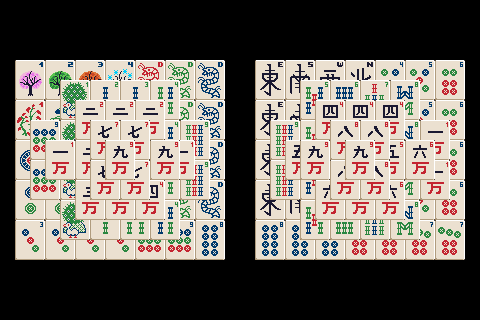

Rendered tile map (Tiled .tmx) drawn with the repository's tilesets; below, a short description and the full map source, tile grids included:
An orthogonal 32x16 tile map with 15x20 px tiles, 5 tile layers (PyramidsLayer0, PyramidsLayer1, PyramidsLayer2, PyramidsLayer3, ...).

<map version="1.1" tiledversion="2018.09.12" orientation="orthogonal" renderorder="right-down" width="32" height="16" tilewidth="15" tileheight="20" infinite="0" nextlayerid="6" nextobjectid="1">
 <tileset firstgid="1" source="TileSet.tsx" />
 <layer id="1" name="PyramidsLayer0" width="32" height="16" locked="1">
  <data encoding="csv">
0,0,0,0,0,0,0,0,0,0,0,0,0,0,0,0,0,0,0,0,0,0,0,0,0,0,0,0,0,0,0,0,
0,0,0,0,0,0,0,0,0,0,0,0,0,0,0,0,0,0,0,0,0,0,0,0,0,0,0,0,0,0,0,0,
0,0,0,0,0,0,0,0,0,0,0,0,0,0,0,0,0,0,0,0,0,0,0,0,0,0,0,0,0,0,0,0,
0,3,4,5,6,7,8,9,10,41,42,43,44,45,46,0,0,47,48,49,50,51,52,53,54,79,80,81,82,83,84,0,
0,21,22,23,24,25,26,27,28,59,60,61,62,63,64,0,0,65,66,67,68,69,70,71,72,97,98,99,100,101,102,0,
0,11,12,13,14,15,16,17,18,41,42,43,44,45,46,0,0,47,48,49,50,51,52,53,54,79,80,81,82,83,84,0,
0,29,30,31,32,33,34,35,36,59,60,61,62,63,64,0,0,65,66,67,68,69,70,71,72,97,98,99,100,101,102,0,
0,73,74,73,74,73,74,73,74,41,42,43,44,45,46,0,0,47,48,49,50,51,52,53,54,79,80,81,82,83,84,0,
0,91,92,91,92,91,92,91,92,59,60,61,62,63,64,0,0,65,66,67,68,69,70,71,72,97,98,99,100,101,102,0,
0,75,76,75,76,75,76,75,76,41,42,43,44,45,46,0,0,47,48,49,50,51,52,53,54,79,80,81,82,83,84,0,
0,93,94,93,94,93,94,93,94,59,60,61,62,63,64,0,0,65,66,67,68,69,70,71,72,97,98,99,100,101,102,0,
0,77,78,77,78,77,78,77,78,89,90,89,90,87,88,0,0,87,88,87,88,87,88,85,86,85,86,85,86,85,86,0,
0,95,96,95,96,95,96,95,96,107,108,107,108,105,106,0,0,105,106,105,106,105,106,103,104,103,104,103,104,103,104,0,
0,0,0,0,0,0,0,0,0,0,0,0,0,0,0,0,0,0,0,0,0,0,0,0,0,0,0,0,0,0,0,0,
0,0,0,0,0,0,0,0,0,0,0,0,0,0,0,0,0,0,0,0,0,0,0,0,0,0,0,0,0,0,0,0,
0,0,0,0,0,0,0,0,0,0,0,0,0,0,0,0,0,0,0,0,0,0,0,0,0,0,0,0,0,0,0,0
</data>
 </layer>
 <layer id="2" name="PyramidsLayer1" width="32" height="16" locked="1">
  <data encoding="csv">
0,0,0,0,0,0,0,0,0,0,0,0,0,0,0,0,0,0,0,0,0,0,0,0,0,0,0,0,0,0,0,0,
0,0,0,0,0,0,0,0,0,0,0,0,0,0,0,0,0,0,0,0,0,0,0,0,0,0,0,0,0,0,0,0,
0,0,0,0,0,0,0,0,0,0,0,0,0,0,0,0,0,0,0,0,0,0,0,0,0,0,0,0,0,0,0,0,
0,0,0,0,0,0,0,0,0,0,0,0,0,0,0,0,0,0,0,0,0,0,0,0,0,0,0,0,0,0,0,0,
0,0,0,0,109,110,111,112,113,114,115,116,0,0,0,0,0,0,0,0,117,118,119,120,121,122,123,124,0,0,0,0,
0,0,0,0,127,128,129,130,131,132,133,134,0,0,0,0,0,0,0,0,135,136,137,138,139,140,141,142,0,0,0,0,
0,0,89,90,109,110,111,112,113,114,115,116,125,126,0,0,0,0,125,126,117,118,119,120,121,122,123,124,145,146,0,0,
0,0,107,108,127,128,129,130,131,132,133,134,143,144,0,0,0,0,143,144,135,136,137,138,139,140,141,142,163,164,0,0,
0,0,89,90,109,110,111,112,113,114,115,116,125,126,0,0,0,0,125,126,117,118,119,120,121,122,123,124,145,146,0,0,
0,0,107,108,127,128,129,130,131,132,133,134,143,144,0,0,0,0,143,144,135,136,137,138,139,140,141,142,163,164,0,0,
0,0,0,0,109,110,111,112,113,114,115,116,0,0,0,0,0,0,0,0,117,118,119,120,121,122,123,124,0,0,0,0,
0,0,0,0,127,128,129,130,131,132,133,134,0,0,0,0,0,0,0,0,135,136,137,138,139,140,141,142,0,0,0,0,
0,0,0,0,0,0,0,0,0,0,0,0,0,0,0,0,0,0,0,0,0,0,0,0,0,0,0,0,0,0,0,0,
0,0,0,0,0,0,0,0,0,0,0,0,0,0,0,0,0,0,0,0,0,0,0,0,0,0,0,0,0,0,0,0,
0,0,0,0,0,0,0,0,0,0,0,0,0,0,0,0,0,0,0,0,0,0,0,0,0,0,0,0,0,0,0,0,
0,0,0,0,0,0,0,0,0,0,0,0,0,0,0,0,0,0,0,0,0,0,0,0,0,0,0,0,0,0,0,0
</data>
 </layer>
 <layer id="3" name="PyramidsLayer2" width="32" height="16" locked="1">
  <data encoding="csv">
0,0,0,0,0,0,0,0,0,0,0,0,0,0,0,0,0,0,0,0,0,0,0,0,0,0,0,0,0,0,0,0,
0,0,0,0,0,0,0,0,0,0,0,0,0,0,0,0,0,0,0,0,0,0,0,0,0,0,0,0,0,0,0,0,
0,0,0,0,0,0,0,0,0,0,0,0,0,0,0,0,0,0,0,0,0,0,0,0,0,0,0,0,0,0,0,0,
0,0,0,0,0,0,0,0,0,0,0,0,0,0,0,0,0,0,0,0,0,0,0,0,0,0,0,0,0,0,0,0,
0,0,0,0,0,0,0,0,0,0,0,0,0,0,0,0,0,0,0,0,0,0,0,0,0,0,0,0,0,0,0,0,
0,0,0,0,0,147,148,147,148,147,148,0,0,0,0,0,0,0,0,0,0,151,152,151,152,151,152,0,0,0,0,0,
0,0,0,0,0,165,166,165,166,165,166,0,0,0,0,0,0,0,0,0,0,169,170,169,170,169,170,0,0,0,0,0,
0,0,0,145,146,147,148,149,150,149,150,145,146,0,0,0,0,0,0,153,154,153,154,153,154,153,154,155,156,0,0,0,
0,0,0,163,164,165,166,167,168,167,168,163,164,0,0,0,0,0,0,171,172,171,172,171,172,171,172,173,174,0,0,0,
0,0,0,0,0,149,150,149,150,151,152,0,0,0,0,0,0,0,0,0,0,155,156,155,156,155,156,0,0,0,0,0,
0,0,0,0,0,167,168,167,168,169,170,0,0,0,0,0,0,0,0,0,0,173,174,173,174,173,174,0,0,0,0,0,
0,0,0,0,0,0,0,0,0,0,0,0,0,0,0,0,0,0,0,0,0,0,0,0,0,0,0,0,0,0,0,0,
0,0,0,0,0,0,0,0,0,0,0,0,0,0,0,0,0,0,0,0,0,0,0,0,0,0,0,0,0,0,0,0,
0,0,0,0,0,0,0,0,0,0,0,0,0,0,0,0,0,0,0,0,0,0,0,0,0,0,0,0,0,0,0,0,
0,0,0,0,0,0,0,0,0,0,0,0,0,0,0,0,0,0,0,0,0,0,0,0,0,0,0,0,0,0,0,0,
0,0,0,0,0,0,0,0,0,0,0,0,0,0,0,0,0,0,0,0,0,0,0,0,0,0,0,0,0,0,0,0
</data>
 </layer>
 <layer id="4" name="PyramidsLayer3" width="32" height="16" locked="1">
  <data encoding="csv">
0,0,0,0,0,0,0,0,0,0,0,0,0,0,0,0,0,0,0,0,0,0,0,0,0,0,0,0,0,0,0,0,
0,0,0,0,0,0,0,0,0,0,0,0,0,0,0,0,0,0,0,0,0,0,0,0,0,0,0,0,0,0,0,0,
0,0,0,0,0,0,0,0,0,0,0,0,0,0,0,0,0,0,0,0,0,0,0,0,0,0,0,0,0,0,0,0,
0,0,0,0,0,0,0,0,0,0,0,0,0,0,0,0,0,0,0,0,0,0,0,0,0,0,0,0,0,0,0,0,
0,0,0,0,0,0,0,0,0,0,0,0,0,0,0,0,0,0,0,0,0,0,0,0,0,0,0,0,0,0,0,0,
0,0,0,0,0,0,0,0,0,0,0,0,0,0,0,0,0,0,0,0,0,0,0,0,0,0,0,0,0,0,0,0,
0,0,0,0,0,0,157,158,157,158,0,0,0,0,0,0,0,0,0,0,0,0,159,160,159,160,0,0,0,0,0,0,
0,0,0,0,0,0,175,176,175,176,161,162,0,0,0,0,0,0,0,0,161,162,177,178,177,178,0,0,0,0,0,0,
0,0,0,0,0,0,157,158,157,158,179,180,0,0,0,0,0,0,0,0,179,180,159,160,159,160,0,0,0,0,0,0,
0,0,0,0,0,0,175,176,175,176,0,0,0,0,0,0,0,0,0,0,0,0,177,178,177,178,0,0,0,0,0,0,
0,0,0,0,0,0,0,0,0,0,0,0,0,0,0,0,0,0,0,0,0,0,0,0,0,0,0,0,0,0,0,0,
0,0,0,0,0,0,0,0,0,0,0,0,0,0,0,0,0,0,0,0,0,0,0,0,0,0,0,0,0,0,0,0,
0,0,0,0,0,0,0,0,0,0,0,0,0,0,0,0,0,0,0,0,0,0,0,0,0,0,0,0,0,0,0,0,
0,0,0,0,0,0,0,0,0,0,0,0,0,0,0,0,0,0,0,0,0,0,0,0,0,0,0,0,0,0,0,0,
0,0,0,0,0,0,0,0,0,0,0,0,0,0,0,0,0,0,0,0,0,0,0,0,0,0,0,0,0,0,0,0,
0,0,0,0,0,0,0,0,0,0,0,0,0,0,0,0,0,0,0,0,0,0,0,0,0,0,0,0,0,0,0,0
</data>
 </layer>
 <layer id="5" name="PyramidsLayer4" width="32" height="16" locked="1">
  <data encoding="csv">
0,0,0,0,0,0,0,0,0,0,0,0,0,0,0,0,0,0,0,0,0,0,0,0,0,0,0,0,0,0,0,0,
0,0,0,0,0,0,0,0,0,0,0,0,0,0,0,0,0,0,0,0,0,0,0,0,0,0,0,0,0,0,0,0,
0,0,0,0,0,0,0,0,0,0,0,0,0,0,0,0,0,0,0,0,0,0,0,0,0,0,0,0,0,0,0,0,
0,0,0,0,0,0,0,0,0,0,0,0,0,0,0,0,0,0,0,0,0,0,0,0,0,0,0,0,0,0,0,0,
0,0,0,0,0,0,0,0,0,0,0,0,0,0,0,0,0,0,0,0,0,0,0,0,0,0,0,0,0,0,0,0,
0,0,0,0,0,0,0,0,0,0,0,0,0,0,0,0,0,0,0,0,0,0,0,0,0,0,0,0,0,0,0,0,
0,0,0,0,0,0,0,0,0,0,0,0,0,0,0,0,0,0,0,0,0,0,0,0,0,0,0,0,0,0,0,0,
0,0,0,0,0,0,0,161,162,0,0,0,0,0,0,0,0,0,0,0,0,0,0,161,162,0,0,0,0,0,0,0,
0,0,0,0,0,0,0,179,180,0,0,0,0,0,0,0,0,0,0,0,0,0,0,179,180,0,0,0,0,0,0,0,
0,0,0,0,0,0,0,0,0,0,0,0,0,0,0,0,0,0,0,0,0,0,0,0,0,0,0,0,0,0,0,0,
0,0,0,0,0,0,0,0,0,0,0,0,0,0,0,0,0,0,0,0,0,0,0,0,0,0,0,0,0,0,0,0,
0,0,0,0,0,0,0,0,0,0,0,0,0,0,0,0,0,0,0,0,0,0,0,0,0,0,0,0,0,0,0,0,
0,0,0,0,0,0,0,0,0,0,0,0,0,0,0,0,0,0,0,0,0,0,0,0,0,0,0,0,0,0,0,0,
0,0,0,0,0,0,0,0,0,0,0,0,0,0,0,0,0,0,0,0,0,0,0,0,0,0,0,0,0,0,0,0,
0,0,0,0,0,0,0,0,0,0,0,0,0,0,0,0,0,0,0,0,0,0,0,0,0,0,0,0,0,0,0,0,
0,0,0,0,0,0,0,0,0,0,0,0,0,0,0,0,0,0,0,0,0,0,0,0,0,0,0,0,0,0,0,0
</data>
 </layer>
</map>
